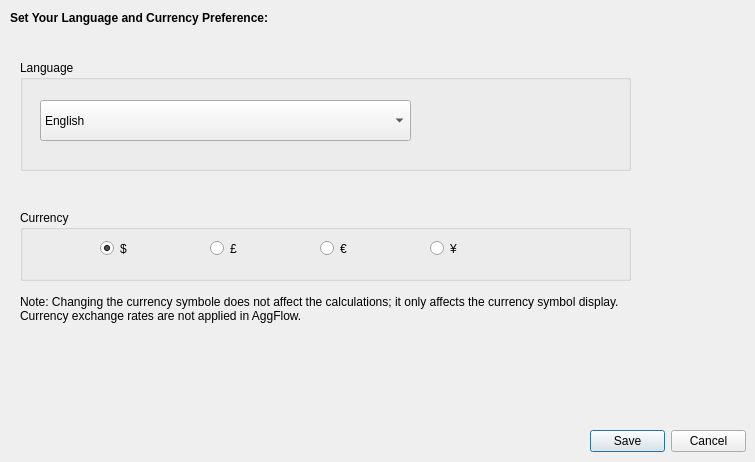
     <widget class="QWidget" name="LanguageTab">
      <attribute name="title">
       <string>Language</string>
      </attribute>
      <widget class="QLabel" name="label_41">
       <property name="geometry">
        <rect>
         <x>10</x>
         <y>10</y>
         <width>481</width>
         <height>16</height>
        </rect>
       </property>
       <property name="font">
        <font>
         <pointsize>9</pointsize>
         <weight>75</weight>
         <bold>true</bold>
         <underline>false</underline>
        </font>
       </property>
       <property name="text">
        <string>Set Your Language and Currency Preference:</string>
       </property>
      </widget>
      <widget class="QGroupBox" name="groupBox">
       <property name="geometry">
        <rect>
         <x>20</x>
         <y>60</y>
         <width>611</width>
         <height>111</height>
        </rect>
       </property>
       <property name="title">
        <string>Language</string>
       </property>
       <widget class="QComboBox" name="comboBox_17">
        <property name="geometry">
         <rect>
          <x>20</x>
          <y>40</y>
          <width>371</width>
          <height>41</height>
         </rect>
        </property>
        <item>
         <property name="text">
          <string>English</string>
         </property>
        </item>
        <item>
         <property name="text">
          <string>French</string>
         </property>
        </item>
        <item>
         <property name="text">
          <string>German</string>
         </property>
        </item>
        <item>
         <property name="text">
          <string>Russian</string>
         </property>
        </item>
        <item>
         <property name="text">
          <string>Spanish
</string>
         </property>
        </item>
       </widget>
      </widget>
      <widget class="QGroupBox" name="groupBox_2">
       <property name="geometry">
        <rect>
         <x>20</x>
         <y>210</y>
         <width>611</width>
         <height>71</height>
        </rect>
       </property>
       <property name="title">
        <string>Currency</string>
       </property>
       <widget class="QRadioButton" name="radioButton">
        <property name="geometry">
         <rect>
          <x>80</x>
          <y>30</y>
          <width>29</width>
          <height>17</height>
         </rect>
        </property>
        <property name="text">
         <string>$</string>
        </property>
        <property name="checked">
         <bool>true</bool>
        </property>
       </widget>
       <widget class="QRadioButton" name="radioButton_2">
        <property name="geometry">
         <rect>
          <x>190</x>
          <y>30</y>
          <width>29</width>
          <height>17</height>
         </rect>
        </property>
        <property name="text">
         <string>£</string>
        </property>
       </widget>
       <widget class="QRadioButton" name="radioButton_3">
        <property name="geometry">
         <rect>
          <x>300</x>
          <y>30</y>
          <width>29</width>
          <height>17</height>
         </rect>
        </property>
        <property name="text">
         <string>€</string>
        </property>
       </widget>
       <widget class="QRadioButton" name="radioButton_4">
        <property name="geometry">
         <rect>
          <x>410</x>
          <y>30</y>
          <width>29</width>
          <height>17</height>
         </rect>
        </property>
        <property name="text">
         <string>¥</string>
        </property>
       </widget>
      </widget>
      <widget class="QLabel" name="label_42">
       <property name="geometry">
        <rect>
         <x>20</x>
         <y>290</y>
         <width>611</width>
         <height>51</height>
        </rect>
       </property>
       <property name="text">
        <string>Note: Changing the currency symbole does not affect the calculations; it only affects the currency symbol display.
Currency exchange rates are not applied in AggFlow.
</string>
       </property>
      </widget>
      <widget class="QDialogButtonBox" name="buttonBox_2">
       <property name="geometry">
        <rect>
         <x>590</x>
         <y>430</y>
         <width>156</width>
         <height>23</height>
        </rect>
       </property>
       <property name="standardButtons">
        <set>QDialogButtonBox::Cancel|QDialogButtonBox::Save</set>
       </property>
      </widget>
     </widget>
